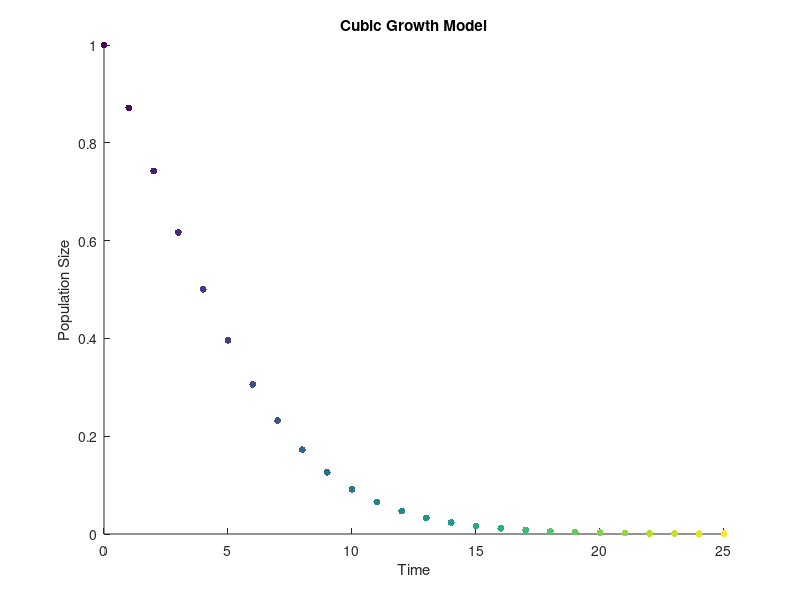

This figure's MATLAB source:
%Setting the initial conditions and variables

%Initial population condition
p0 = 1;
R = 0.3;
A = 2;
K = 7;
y = [];
y = [y p0];
n = 25;
x=0:1:n;

%Iterate through interation function
for i=1:n
    popSize = p0*(1 - R*(1 - p0/A)*(1 - p0/K));
    y = [y popSize];
    p0 = popSize;
    disp(i)
    disp(popSize)
end;

%Plot data with colourful plot points
sz = 25;
c = linspace(1,10,length(x));

scatter(x,y,sz,c,'filled')
    title('Cubic Growth Model')
    xlabel('Time')
    ylabel('Population Size')
